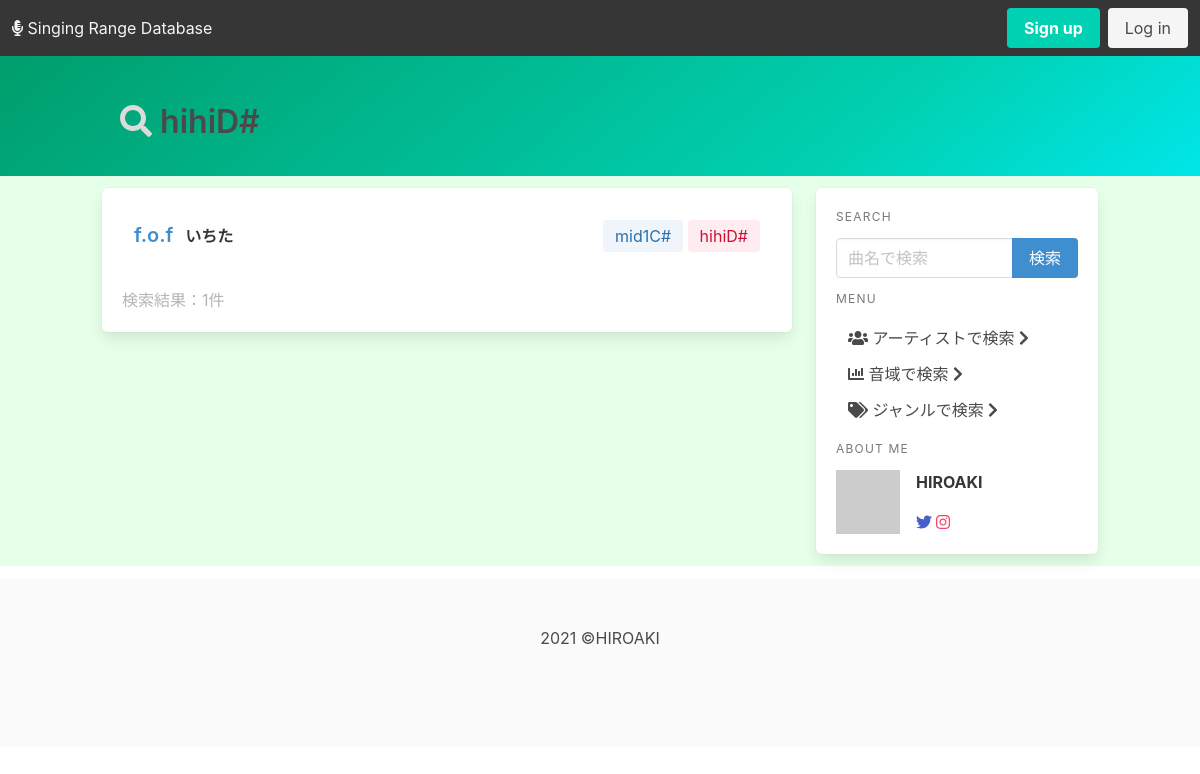
The page /ranges/search-result/range-H2DS on the database its author committed.
### ranges/models.py (models this page shows, shortened)
class Note(models.Model):
    note_id = models.CharField(max_length=5, primary_key=True)
    note_name = models.CharField(max_length=50)
    def __str__(self):
        return self.note_name

class Range(models.Model):
    song = models.ForeignKey(
        Song, on_delete=models.CASCADE, to_field="song_id", related_name="song")
    artist = models.ForeignKey(
        Artist, on_delete=models.CASCADE, to_field="artist_id", related_name="artist")
    performer = models.ManyToManyField(Artist, related_name="performer_name")
    lowest_note = models.ForeignKey(
        Note, on_delete=models.CASCADE, to_field="note_id", related_name="low_note")
    highest_note = models.ForeignKey(
        Note, on_delete=models.CASCADE, to_field="note_id", related_name="high_note")
    fake_note = models.ForeignKey(
        Note, on_delete=models.CASCADE, to_field="note_id", related_name="fake_note", null=True, blank=True)
    genre = models.ForeignKey(Genre, on_delete=models.CASCADE)
    release_date = models.DateTimeField('date released', null=True, blank=True)
    pub_date = models.DateTimeField(default=timezone.now())
    latest_update = models.DateTimeField('date update lately', auto_now=True)
    class Meta:
        unique_together = ['song', 'artist']

class Song(models.Model):
    class Meta:
        ordering = ('song_name',)
    song_id = models.AutoField(primary_key=True)
    song_name = models.CharField("Tilte", max_length=100)
    composer = models.ManyToManyField(Artist, related_name="composer_name")
    lyricist = models.ManyToManyField(Artist, related_name="lyricist_name")
    arranger = models.ManyToManyField(
        Artist, related_name="arranger_name", null=True, blank=True)
    def get_composer(self):
        return "\n".join([a.artist_name for a in self.composer.all()])
    def get_lyricist(self):
        return "\n".join([a.artist_name for a in self.lyricist.all()])
    def get_arranger(self):
        return "\n".join([a.artist_name for a in self.arranger.all()])
    get_composer.short_description = 'Composer'
    get_lyricist.short_description = 'Lyricist'
    get_arranger.short_description = 'Arranger'

class Artist(models.Model):
    artist_id = models.CharField(max_length=10, primary_key=True)
    artist_name = models.CharField("Artist's name", max_length=50)
    class Meta:
        ordering = ('artist_name', )

### ranges/views.py (the view)
# urls.py: path('search-result/range-<slug:note_pk>', views.result_range, name='result_range'),
def result_range(request, note_pk):
    high_ranges = Range.objects.filter(highest_note=note_pk)
    low_ranges = Range.objects.filter(lowest_note=note_pk)
    if not high_ranges and not low_ranges:
        context=queryError('range_note_error')
    else:
        context = {
            'high_ranges': high_ranges,
            'low_ranges': low_ranges,
            'input_name': get_object_or_404(Note, pk=note_pk).note_name,
            'h_num': Range.objects.filter(highest_note=note_pk).count(),
            'l_num': Range.objects.filter(lowest_note=note_pk).count(),
        }
    return render(request, 'ranges/result.html', context)

### ranges/templatetags/note_control.py (called while the page is built)
@register.filter
def color(pk):
    if pk.startswith('H4'):
        return 'is-danger'
    elif pk.startswith('H3'):
        return 'is-danger is-light'
    elif pk.startswith('H2'):
        return 'is-danger is-light'
    elif pk.startswith('H1'):
        return 'is-warning is-light'
    elif pk.startswith('M2'):
        return 'is-success is-light'
    elif pk.startswith('M1'):
        return 'is-info is-light'
    elif pk.startswith('L1'):
        return 'is-link is-light'
    elif pk.startswith('L2'):
        return 'is-link'
    elif pk.startswith('L3'):
        return 'is-link is-dark'
    elif pk.startswith('L4'):
        return 'is-link is-black'
    else:
        return 'is-light'

### ranges/templates/ranges/result.html (shortened to what this page needs)
{% extends './base.html' %}
{% load note_control %}
{% block page_name %}
<i class="fas fa-search has-text-grey-lighter"></i><span class="has-text-grey-dark"> {{input_name}}</span>
{% endblock page_name %}
{% block content %}
<div class="box">
    {% if range_error or song_error or range_note_error %}
    <div class="columns">
        {% if range_error %}
        <div class="column subtitle">
            <i class="fas fa-chevron-right"></i>{{input_name}}
            <a href="#" class="has-text-danger">を音域データベースに登録しませんか？</a>
        </div>
        {% elif song_error %}
        <div class="column subtitle">
            <i class="fas fa-chevron-right"></i>{{input_name}}
            <a href="#" class="has-text-danger">を曲データベースに登録しませんか？</a>
        </div>
        {% endif %}
    </div>
    <div class="content has-text-grey-light">
        検索結果：0件
    </div>
    {% elif high_ranges or low_ranges %}
    {% if high_ranges %}
    {% for result in high_ranges %}
    <div class="columns level is-gapless">
        <div class="level-left">
            <div class="column">
                <a href="{% url 'ranges:detail' result.artist.pk result.song.pk %}"
                    class="title is-5 has-text-info">{{result.song.song_name}}</a>
            </div>
            <div class="columns is-mobile">
                <div class="column">
                    <a href="#" class="title is-6">{{ result.artist.artist_name }}</a></div>
            </div>
        </div>
        <div class="level-right">
            <div class="column tags are-medium">
                <a href="{% url 'ranges:result_range' result.lowest_note.pk %}">
                    <div class="tag {{ result.lowest_note.pk | color }}">
                        {{ result.lowest_note }}
                    </div>
                </a>
                <a href="{% url 'ranges:result_range' result.highest_note.pk %}">
                    <div class="tag {{ result.highest_note.pk | color }}">
                        {{ result.highest_note }}
                    </div>
                </a>
            </div>
        </div>
    </div>
    {% endfor %}
    {% endif %}
    <div class="content has-text-grey-light">
        検索結果：{{h_num|add:l_num}}件
    </div>
    {% endif %}
</div>
{% endblock content %}

### rows shown on the page
Note: note_name "hihiD#"
Range: song.song_name "f.o.f", artist.artist_name "いちた", lowest_note "mid1C#", highest_note "hihiD#"

### other values the page prints
{{ h_num|add:l_num }} "1"
